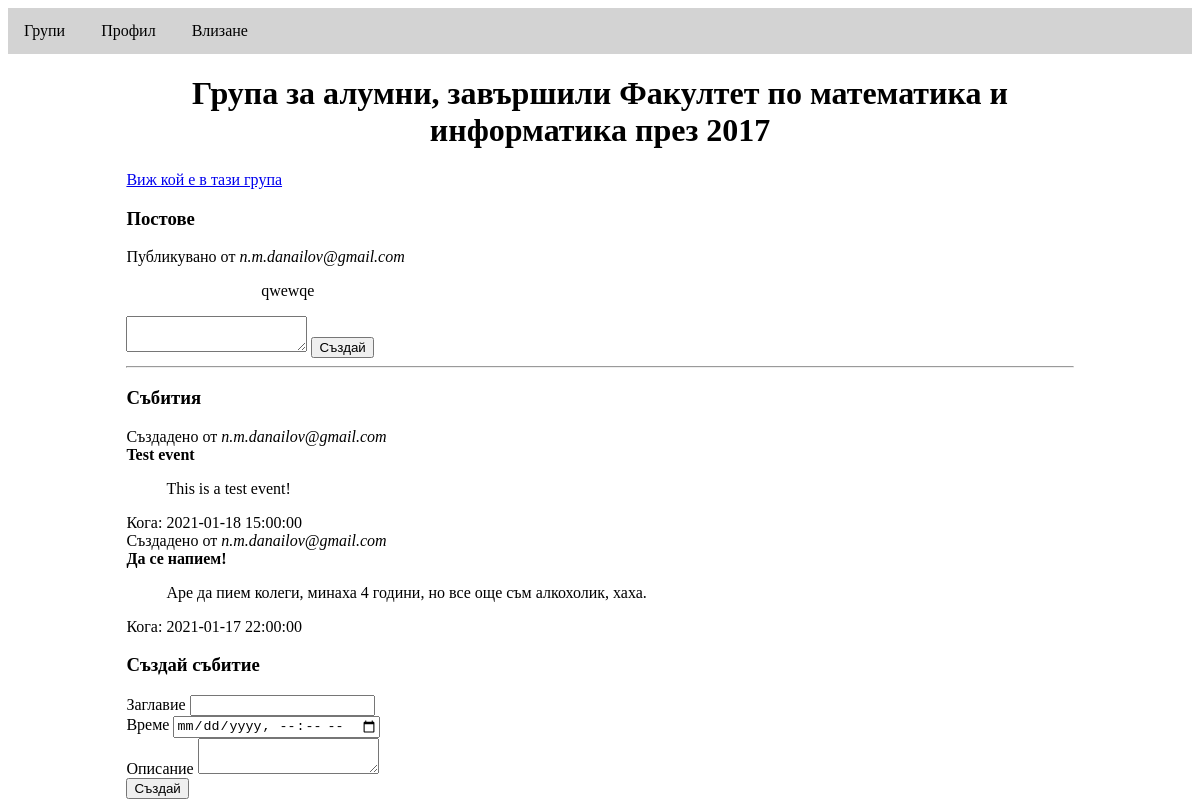
/groups?id=2 (signed in), run on the app's committed database.
### tables this page shows
CREATE TABLE `groups` (
  `id` int(11) NOT NULL,
  `year` varchar(32) DEFAULT NULL,
  `faculty` varchar(128) NOT NULL,
  `admin_id` int(11) NOT NULL
);

CREATE TABLE `posts` (
  `id` int(11) NOT NULL,
  `group_id` int(11) NOT NULL,
  `content` text NOT NULL,
  `user_id` int(11) NOT NULL
);

CREATE TABLE `users` (
  `id` int(11) NOT NULL,
  `email` varchar(64) NOT NULL,
  `password` varchar(128) NOT NULL,
  `name` varchar(64) NOT NULL,
  `security_level` varchar(32) NOT NULL,
  `place` varchar(64) DEFAULT NULL,
  `faculty` varchar(128) NOT NULL,
  `subject` varchar(64) NOT NULL,
  `administrative_group` int(8) NOT NULL,
  `year_graduated` year(4) NOT NULL,
  `picture` mediumtext DEFAULT NULL
);

CREATE TABLE `events` (
  `id` int(11) NOT NULL,
  `group_id` int(11) NOT NULL,
  `title` varchar(128) NOT NULL,
  `datetime` datetime NOT NULL,
  `description` text NOT NULL,
  `user_id` int(11) NOT NULL
);

### groups/group_show.php (the view, shortened to what this page needs)
<?php
    $group_id = $_GET['id'];
    $conn = new_db_connection();
    $sql = "SELECT id, year, faculty, admin_id FROM groups WHERE id = ?";
    $stmt = $conn->prepare($sql);
    $stmt->execute([$group_id]);
    $group = $stmt->fetch(PDO::FETCH_ASSOC);
    $sql = "SELECT posts.id as id, posts.content as content, user_id, users.email as user_email FROM posts
            JOIN users ON posts.user_id = users.id
            WHERE posts.group_id = ?;";
    $stmt = $conn->prepare($sql);
    $stmt->execute([$group_id]);
    $posts = $stmt->fetchALL(PDO::FETCH_ASSOC);
    $sql = "SELECT events.id as id, title, datetime, description, user_id, users.email as user_email FROM events
            JOIN users ON events.user_id = users.id
            WHERE group_id = ?;";
    $stmt = $conn->prepare($sql);
    $stmt->execute([$group_id]);
    $events = $stmt->fetchALL(PDO::FETCH_ASSOC);
?>
<link rel="stylesheet" href="styles.css">
<h1>
    <?php
        if(isset($group['year'])) {
            printf("Група за алумни, завършили %s през %s", $group['faculty'], $group['year']);
        }
        else {
            printf("Група за алумни, завършили %s", $group['faculty']);
        }
    ?>
</h1>
<a href="<?php echo("/groups/users?id=" . $group_id);?>">Виж кой е в тази група</a>
<div class="posts">
    <h3>Постове</h3>
    <?php foreach($posts as $post): ?>
        <div class='post'>
            <div class='user'>
                <?php printf("Публикувано от <i>%s</i>", $post['user_email']); ?>
            </div>
            <div class='content'>
                <blockquote><?php printf("%s", $post['content']); ?></blockquote>
            </div>
        </div>
    <?php endforeach; ?>
    <div>
        <form action="/groups/create_post.php" method="post">
            <textarea name="content"></textarea>
            <input type="submit" value="Създай"></input>
        </form>
    </div>
</div>
<hr/>
<div class="event">
    <h3>Събития</h3>
    <?php foreach($events as $event): ?>
        <div class='event'>
            <div class='user'>
                <?php printf("Създадено от <i>%s</i>", $event['user_email']); ?>
            </div>
            <div class='content'>
                <b><?php echo($event['title']); ?></b>
            </div>
            <div class='description'>
                <blockquote><?php echo($event['description']); ?></blockquote>
            </div>
            <div class='datetime'>
                Кога: <?php echo($event['datetime']); ?>
            </div>
        </div>
    <?php endforeach; ?>
</div>
<div>
    <h3>Създай събитие</h3>
    <form action="/groups/create_event.php" method="post">
        <div>
            <label>Заглавие</label>
            <input type="text" name="title"></input>
        </div>
        <div>
            <label>Време</label>
            <input type="datetime-local" name="datetime"></input>
        </div>
        <div>
            <label>Описание</label>
            <textarea name="description"></textarea>
        </div>
        <input type="submit" value="Създай"></input>
    </form>
</div>

### templates/styles.css (style rules this page uses)
h1, h2 { text-align: center; }

### groups/styles.css (style rules this page uses)
.post { margin: 0 auto; }
.post .content { width: 80%; margin: 0 auto; }

### data on the page
groups: faculty "Факултет по математика и информатика", year "2017"
posts: user.email "n.m.danailov@gmail.com", content "qwewqe"
events: user.email "n.m.danailov@gmail.com", title "Test event", description "This is a test event!", datetime "2021-01-18 15:00:00"
events: user.email "n.m.danailov@gmail.com", title "Да се напием!", description "Аре да пием колеги, минаха 4 години, но все още съм алкохолик, хаха.", datetime "2021-01-17 22:00:00"
